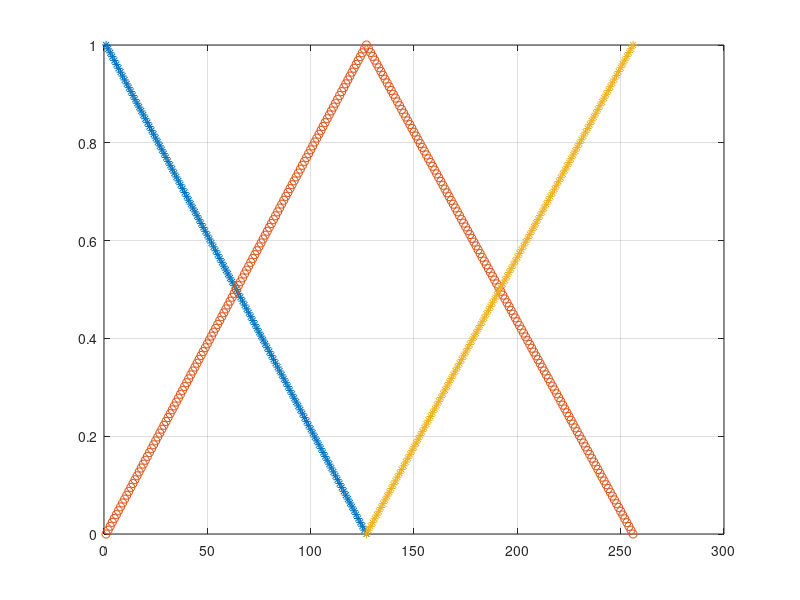

Write the MATLAB code that produced this figure. (Note: this script raises an error after producing the figure.)
clear all;
close all;



%DR
a=1;
b=127;
L = a:1:b;
DR = (b-L)/(b-a);
figure; plot(L,DR,'*');
hold on;


%GR
a=1;
b=127;
c=256;
L_GR_left = a:1:b;
L_GR_right = b:1:c;
GR_left = (L_GR_left-a)/(b-a);
GR_right = (c- L_GR_right)/(c-b);
GR = [GR_left,GR_right(1,2:end)];
L = [L_GR_left,L_GR_right(1,2:end)];
plot(L,GR,'o');

%WH
a=127;
b=256;
L = a:1:b;
WH = (L-a)/(b-a);
plot(L,WH,'*');
grid on;

%Create lookup table
%1-64 DR 0-63
%65-191 GR 64-190
%66-130 WH 191-255
L = 0:1:255; %0 based for python use
grayLevelMembershipTable = [zeros(length(DR(1:64)),1),DR(1:64).';...
    ones(length(GR(65:191)),1),GR(65:191).';...
    2.*ones(length(WH(66:130)),1),WH(66:130).'];
writematrix(single(grayLevelMembershipTable),'../data/triangularMembershipFunction.csv');